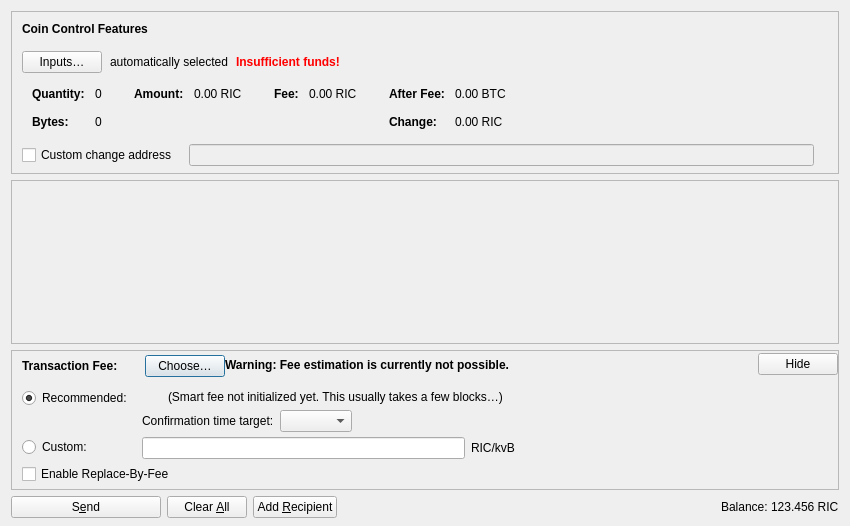
<?xml version="1.0" encoding="UTF-8"?>
<ui version="4.0">
 <class>SendCoinsDialog</class>
 <widget class="QDialog" name="SendCoinsDialog">
  <property name="geometry">
   <rect>
    <x>0</x>
    <y>0</y>
    <width>850</width>
    <height>526</height>
   </rect>
  </property>
  <property name="windowTitle">
   <string>Send Coins</string>
  </property>
  <layout class="QVBoxLayout" name="verticalLayout" stretch="0,1,0,0">
   <property name="bottomMargin">
    <number>8</number>
   </property>
   <item>
    <widget class="QFrame" name="frameCoinControl">
     <property name="sizePolicy">
      <sizepolicy hsizetype="Expanding" vsizetype="Expanding">
       <horstretch>0</horstretch>
       <verstretch>0</verstretch>
      </sizepolicy>
     </property>
     <property name="maximumSize">
      <size>
       <width>16777215</width>
       <height>16777215</height>
      </size>
     </property>
     <property name="frameShape">
      <enum>QFrame::StyledPanel</enum>
     </property>
     <property name="frameShadow">
      <enum>QFrame::Sunken</enum>
     </property>
     <layout class="QVBoxLayout" name="verticalLayoutCoinControl2">
      <property name="spacing">
       <number>0</number>
      </property>
      <property name="leftMargin">
       <number>0</number>
      </property>
      <property name="topMargin">
       <number>0</number>
      </property>
      <property name="rightMargin">
       <number>0</number>
      </property>
      <property name="bottomMargin">
       <number>6</number>
      </property>
      <item>
       <layout class="QVBoxLayout" name="verticalLayoutCoinControl" stretch="0,0,0,0,1">
        <property name="spacing">
         <number>0</number>
        </property>
        <property name="leftMargin">
         <number>10</number>
        </property>
        <property name="topMargin">
         <number>10</number>
        </property>
        <item>
         <layout class="QHBoxLayout" name="horizontalLayoutCoinControl1">
          <property name="bottomMargin">
           <number>15</number>
          </property>
          <item>
           <widget class="QLabel" name="labelCoinControlFeatures">
            <property name="sizePolicy">
             <sizepolicy hsizetype="Preferred" vsizetype="Maximum">
              <horstretch>0</horstretch>
              <verstretch>0</verstretch>
             </sizepolicy>
            </property>
            <property name="font">
             <font>
              <weight>75</weight>
              <bold>true</bold>
             </font>
            </property>
            <property name="styleSheet">
             <string notr="true">font-weight:bold;</string>
            </property>
            <property name="text">
             <string>Coin Control Features</string>
            </property>
           </widget>
          </item>
         </layout>
        </item>
        <item>
         <layout class="QHBoxLayout" name="horizontalLayoutCoinControl2" stretch="0,0,0,0">
          <property name="spacing">
           <number>8</number>
          </property>
          <property name="bottomMargin">
           <number>10</number>
          </property>
          <item>
           <widget class="QPushButton" name="pushButtonCoinControl">
            <property name="styleSheet">
             <string notr="true"/>
            </property>
            <property name="text">
             <string>Inputs…</string>
            </property>
            <property name="autoDefault">
             <bool>false</bool>
            </property>
           </widget>
          </item>
          <item>
           <widget class="QLabel" name="labelCoinControlAutomaticallySelected">
            <property name="text">
             <string>automatically selected</string>
            </property>
            <property name="margin">
             <number>5</number>
            </property>
           </widget>
          </item>
          <item>
           <widget class="QLabel" name="labelCoinControlInsuffFunds">
            <property name="font">
             <font>
              <weight>75</weight>
              <bold>true</bold>
             </font>
            </property>
            <property name="styleSheet">
             <string notr="true">color:red;font-weight:bold;</string>
            </property>
            <property name="text">
             <string>Insufficient funds!</string>
            </property>
            <property name="margin">
             <number>5</number>
            </property>
           </widget>
          </item>
          <item>
           <spacer name="horizontalSpacerCoinControl">
            <property name="orientation">
             <enum>Qt::Horizontal</enum>
            </property>
            <property name="sizeHint" stdset="0">
             <size>
              <width>40</width>
              <height>1</height>
             </size>
            </property>
           </spacer>
          </item>
         </layout>
        </item>
        <item>
         <widget class="QWidget" name="widgetCoinControl" native="true">
          <property name="sizePolicy">
           <sizepolicy hsizetype="Preferred" vsizetype="Preferred">
            <horstretch>0</horstretch>
            <verstretch>0</verstretch>
           </sizepolicy>
          </property>
          <property name="minimumSize">
           <size>
            <width>0</width>
            <height>0</height>
           </size>
          </property>
          <property name="styleSheet">
           <string notr="true"/>
          </property>
          <layout class="QHBoxLayout" name="horizontalLayoutCoinControl5">
           <property name="leftMargin">
            <number>0</number>
           </property>
           <property name="topMargin">
            <number>0</number>
           </property>
           <property name="rightMargin">
            <number>0</number>
           </property>
           <property name="bottomMargin">
            <number>0</number>
           </property>
           <item>
            <layout class="QHBoxLayout" name="horizontalLayoutCoinControl3" stretch="0,0,0,1">
             <property name="spacing">
              <number>20</number>
             </property>
             <property name="topMargin">
              <number>0</number>
             </property>
             <property name="bottomMargin">
              <number>10</number>
             </property>
             <item>
              <layout class="QFormLayout" name="formLayoutCoinControl1">
               <property name="labelAlignment">
                <set>Qt::AlignLeft|Qt::AlignVCenter</set>
               </property>
               <property name="horizontalSpacing">
                <number>10</number>
               </property>
               <property name="verticalSpacing">
                <number>14</number>
               </property>
               <property name="leftMargin">
                <number>10</number>
               </property>
               <property name="topMargin">
                <number>4</number>
               </property>
               <property name="rightMargin">
                <number>6</number>
               </property>
               <item row="0" column="0">
                <widget class="QLabel" name="labelCoinControlQuantityText">
                 <property name="font">
                  <font>
                   <weight>75</weight>
                   <bold>true</bold>
                  </font>
                 </property>
                 <property name="text">
                  <string>Quantity:</string>
                 </property>
                 <property name="margin">
                  <number>0</number>
                 </property>
                </widget>
               </item>
               <item row="0" column="1">
                <widget class="QLabel" name="labelCoinControlQuantity">
                 <property name="cursor">
                  <cursorShape>IBeamCursor</cursorShape>
                 </property>
                 <property name="contextMenuPolicy">
                  <enum>Qt::ActionsContextMenu</enum>
                 </property>
                 <property name="text">
                  <string notr="true">0</string>
                 </property>
                 <property name="margin">
                  <number>0</number>
                 </property>
                 <property name="textInteractionFlags">
                  <set>Qt::LinksAccessibleByMouse|Qt::TextSelectableByKeyboard|Qt::TextSelectableByMouse</set>
                 </property>
                </widget>
               </item>
               <item row="1" column="0">
                <widget class="QLabel" name="labelCoinControlBytesText">
                 <property name="font">
                  <font>
                   <weight>75</weight>
                   <bold>true</bold>
                  </font>
                 </property>
                 <property name="text">
                  <string>Bytes:</string>
                 </property>
                </widget>
               </item>
               <item row="1" column="1">
                <widget class="QLabel" name="labelCoinControlBytes">
                 <property name="cursor">
                  <cursorShape>IBeamCursor</cursorShape>
                 </property>
                 <property name="contextMenuPolicy">
                  <enum>Qt::ActionsContextMenu</enum>
                 </property>
                 <property name="text">
                  <string notr="true">0</string>
                 </property>
                 <property name="textInteractionFlags">
                  <set>Qt::LinksAccessibleByMouse|Qt::TextSelectableByKeyboard|Qt::TextSelectableByMouse</set>
                 </property>
                </widget>
               </item>
              </layout>
             </item>
             <item>
              <layout class="QFormLayout" name="formLayoutCoinControl2">
               <property name="horizontalSpacing">
                <number>10</number>
               </property>
               <property name="verticalSpacing">
                <number>14</number>
               </property>
               <property name="leftMargin">
                <number>6</number>
               </property>
               <property name="topMargin">
                <number>4</number>
               </property>
               <property name="rightMargin">
                <number>6</number>
               </property>
               <item row="0" column="0">
                <widget class="QLabel" name="labelCoinControlAmountText">
                 <property name="font">
                  <font>
                   <weight>75</weight>
                   <bold>true</bold>
                  </font>
                 </property>
                 <property name="text">
                  <string>Amount:</string>
                 </property>
                 <property name="margin">
                  <number>0</number>
                 </property>
                </widget>
               </item>
               <item row="0" column="1">
                <widget class="QLabel" name="labelCoinControlAmount">
                 <property name="cursor">
                  <cursorShape>IBeamCursor</cursorShape>
                 </property>
                 <property name="contextMenuPolicy">
                  <enum>Qt::ActionsContextMenu</enum>
                 </property>
                 <property name="text">
                  <string notr="true">0.00 RIC</string>
                 </property>
                 <property name="textInteractionFlags">
                  <set>Qt::LinksAccessibleByMouse|Qt::TextSelectableByKeyboard|Qt::TextSelectableByMouse</set>
                 </property>
                </widget>
               </item>
              </layout>
             </item>
             <item>
              <layout class="QFormLayout" name="formLayoutCoinControl3">
               <property name="horizontalSpacing">
                <number>10</number>
               </property>
               <property name="verticalSpacing">
                <number>14</number>
               </property>
               <property name="leftMargin">
                <number>6</number>
               </property>
               <property name="topMargin">
                <number>4</number>
               </property>
               <property name="rightMargin">
                <number>6</number>
               </property>
               <item row="0" column="0">
                <widget class="QLabel" name="labelCoinControlFeeText">
                 <property name="font">
                  <font>
                   <weight>75</weight>
                   <bold>true</bold>
                  </font>
                 </property>
                 <property name="text">
                  <string>Fee:</string>
                 </property>
                 <property name="margin">
                  <number>0</number>
                 </property>
                </widget>
               </item>
               <item row="0" column="1">
                <widget class="QLabel" name="labelCoinControlFee">
                 <property name="cursor">
                  <cursorShape>IBeamCursor</cursorShape>
                 </property>
                 <property name="contextMenuPolicy">
                  <enum>Qt::ActionsContextMenu</enum>
                 </property>
                 <property name="text">
                  <string notr="true">0.00 RIC</string>
                 </property>
                 <property name="textInteractionFlags">
                  <set>Qt::LinksAccessibleByMouse|Qt::TextSelectableByKeyboard|Qt::TextSelectableByMouse</set>
                 </property>
                </widget>
               </item>
              </layout>
             </item>
             <item>
              <layout class="QFormLayout" name="formLayoutCoinControl4">
               <property name="labelAlignment">
                <set>Qt::AlignLeft|Qt::AlignVCenter</set>
               </property>
               <property name="horizontalSpacing">
                <number>10</number>
               </property>
               <property name="verticalSpacing">
                <number>14</number>
               </property>
               <property name="leftMargin">
                <number>6</number>
               </property>
               <property name="topMargin">
                <number>4</number>
               </property>
               <property name="rightMargin">
                <number>6</number>
               </property>
               <item row="0" column="0">
                <widget class="QLabel" name="labelCoinControlAfterFeeText">
                 <property name="font">
                  <font>
                   <weight>75</weight>
                   <bold>true</bold>
                  </font>
                 </property>
                 <property name="text">
                  <string>After Fee:</string>
                 </property>
                 <property name="margin">
                  <number>0</number>
                 </property>
                </widget>
               </item>
               <item row="0" column="1">
                <widget class="QLabel" name="labelCoinControlAfterFee">
                 <property name="cursor">
                  <cursorShape>IBeamCursor</cursorShape>
                 </property>
                 <property name="contextMenuPolicy">
                  <enum>Qt::ActionsContextMenu</enum>
                 </property>
                 <property name="text">
                  <string notr="true">0.00 BTC</string>
                 </property>
                 <property name="textInteractionFlags">
                  <set>Qt::LinksAccessibleByMouse|Qt::TextSelectableByKeyboard|Qt::TextSelectableByMouse</set>
                 </property>
                </widget>
               </item>
               <item row="1" column="0">
                <widget class="QLabel" name="labelCoinControlChangeText">
                 <property name="font">
                  <font>
                   <weight>75</weight>
                   <bold>true</bold>
                  </font>
                 </property>
                 <property name="text">
                  <string>Change:</string>
                 </property>
                </widget>
               </item>
               <item row="1" column="1">
                <widget class="QLabel" name="labelCoinControlChange">
                 <property name="cursor">
                  <cursorShape>IBeamCursor</cursorShape>
                 </property>
                 <property name="contextMenuPolicy">
                  <enum>Qt::ActionsContextMenu</enum>
                 </property>
                 <property name="text">
                  <string notr="true">0.00 RIC</string>
                 </property>
                 <property name="textInteractionFlags">
                  <set>Qt::LinksAccessibleByMouse|Qt::TextSelectableByKeyboard|Qt::TextSelectableByMouse</set>
                 </property>
                </widget>
               </item>
              </layout>
             </item>
            </layout>
           </item>
          </layout>
         </widget>
        </item>
        <item>
         <layout class="QHBoxLayout" name="horizontalLayoutCoinControl4" stretch="0,0,0">
          <property name="spacing">
           <number>12</number>
          </property>
          <property name="sizeConstraint">
           <enum>QLayout::SetDefaultConstraint</enum>
          </property>
          <property name="topMargin">
           <number>5</number>
          </property>
          <property name="rightMargin">
           <number>5</number>
          </property>
          <item>
           <widget class="QCheckBox" name="checkBoxCoinControlChange">
            <property name="toolTip">
             <string>If this is activated, but the change address is empty or invalid, change will be sent to a newly generated address.</string>
            </property>
            <property name="text">
             <string>Custom change address</string>
            </property>
           </widget>
          </item>
          <item>
           <widget class="QValidatedLineEdit" name="lineEditCoinControlChange">
            <property name="enabled">
             <bool>false</bool>
            </property>
            <property name="sizePolicy">
             <sizepolicy hsizetype="Expanding" vsizetype="Fixed">
              <horstretch>0</horstretch>
              <verstretch>0</verstretch>
             </sizepolicy>
            </property>
           </widget>
          </item>
          <item>
           <widget class="QLabel" name="labelCoinControlChangeLabel">
            <property name="sizePolicy">
             <sizepolicy hsizetype="Preferred" vsizetype="Expanding">
              <horstretch>0</horstretch>
              <verstretch>0</verstretch>
             </sizepolicy>
            </property>
            <property name="minimumSize">
             <size>
              <width>0</width>
              <height>0</height>
             </size>
            </property>
            <property name="text">
             <string/>
            </property>
            <property name="margin">
             <number>3</number>
            </property>
           </widget>
          </item>
         </layout>
        </item>
        <item>
         <spacer name="verticalSpacerCoinControl">
          <property name="orientation">
           <enum>Qt::Vertical</enum>
          </property>
          <property name="sizeHint" stdset="0">
           <size>
            <width>800</width>
            <height>1</height>
           </size>
          </property>
         </spacer>
        </item>
       </layout>
      </item>
     </layout>
    </widget>
   </item>
   <item>
    <widget class="QScrollArea" name="scrollArea">
     <property name="widgetResizable">
      <bool>true</bool>
     </property>
     <widget class="QWidget" name="scrollAreaWidgetContents">
      <property name="geometry">
       <rect>
        <x>0</x>
        <y>0</y>
        <width>830</width>
        <height>104</height>
       </rect>
      </property>
      <layout class="QVBoxLayout" name="verticalLayout_2" stretch="0,1">
       <property name="leftMargin">
        <number>0</number>
       </property>
       <property name="topMargin">
        <number>0</number>
       </property>
       <property name="rightMargin">
        <number>0</number>
       </property>
       <property name="bottomMargin">
        <number>0</number>
       </property>
       <item>
        <layout class="QVBoxLayout" name="entries">
         <property name="spacing">
          <number>6</number>
         </property>
        </layout>
       </item>
       <item>
        <spacer name="verticalSpacer">
         <property name="orientation">
          <enum>Qt::Vertical</enum>
         </property>
         <property name="sizeHint" stdset="0">
          <size>
           <width>20</width>
           <height>40</height>
          </size>
         </property>
        </spacer>
       </item>
      </layout>
     </widget>
    </widget>
   </item>
   <item>
    <widget class="QFrame" name="frameFee">
     <property name="sizePolicy">
      <sizepolicy hsizetype="Expanding" vsizetype="Expanding">
       <horstretch>0</horstretch>
       <verstretch>0</verstretch>
      </sizepolicy>
     </property>
     <property name="maximumSize">
      <size>
       <width>16777215</width>
       <height>16777215</height>
      </size>
     </property>
     <property name="frameShape">
      <enum>QFrame::StyledPanel</enum>
     </property>
     <property name="frameShadow">
      <enum>QFrame::Sunken</enum>
     </property>
     <layout class="QVBoxLayout" name="verticalLayoutFee1">
      <property name="spacing">
       <number>0</number>
      </property>
      <property name="leftMargin">
       <number>0</number>
      </property>
      <property name="topMargin">
       <number>0</number>
      </property>
      <property name="rightMargin">
       <number>0</number>
      </property>
      <property name="bottomMargin">
       <number>0</number>
      </property>
      <item>
       <layout class="QVBoxLayout" name="verticalLayoutFee2" stretch="0,0,0">
        <property name="spacing">
         <number>0</number>
        </property>
        <property name="leftMargin">
         <number>10</number>
        </property>
        <property name="topMargin">
         <number>0</number>
        </property>
        <item>
         <layout class="QHBoxLayout" name="horizontalLayoutFee1">
          <property name="bottomMargin">
           <number>0</number>
          </property>
          <item>
           <layout class="QVBoxLayout" name="verticalLayoutFee7">
            <property name="spacing">
             <number>0</number>
            </property>
            <item>
             <spacer name="verticalSpacerSmartFee">
              <property name="orientation">
               <enum>Qt::Vertical</enum>
              </property>
              <property name="sizeType">
               <enum>QSizePolicy::Fixed</enum>
              </property>
              <property name="sizeHint" stdset="0">
               <size>
                <width>1</width>
                <height>4</height>
               </size>
              </property>
             </spacer>
            </item>
            <item>
             <layout class="QHBoxLayout" name="horizontalLayoutSmartFee">
              <property name="spacing">
               <number>10</number>
              </property>
              <item>
               <widget class="QLabel" name="labelFeeHeadline">
                <property name="sizePolicy">
                 <sizepolicy hsizetype="Preferred" vsizetype="Maximum">
                  <horstretch>0</horstretch>
                  <verstretch>0</verstretch>
                 </sizepolicy>
                </property>
                <property name="font">
                 <font>
                  <weight>75</weight>
                  <bold>true</bold>
                 </font>
                </property>
                <property name="styleSheet">
                 <string notr="true">font-weight:bold;</string>
                </property>
                <property name="text">
                 <string>Transaction Fee:</string>
                </property>
               </widget>
              </item>
              <item>
               <widget class="QLabel" name="labelFeeMinimized">
                <property name="text">
                 <string/>
                </property>
               </widget>
              </item>
              <item>
               <widget class="QPushButton" name="buttonChooseFee">
                <property name="text">
                 <string>Choose…</string>
                </property>
               </widget>
              </item>
             </layout>
            </item>
            <item>
             <spacer name="verticalSpacer_5">
              <property name="orientation">
               <enum>Qt::Vertical</enum>
              </property>
              <property name="sizeHint" stdset="0">
               <size>
                <width>1</width>
                <height>1</height>
               </size>
              </property>
             </spacer>
            </item>
           </layout>
          </item>
          <item>
           <widget class="QLabel" name="fallbackFeeWarningLabel">
            <property name="toolTip">
             <string>Using the fallbackfee can result in sending a transaction that will take several hours or days (or never) to confirm. Consider choosing your fee manually or wait until you have validated the complete chain.</string>
            </property>
            <property name="font">
            <font>
                <weight>75</weight>
                <bold>true</bold>
            </font>
            </property>
            <property name="text">
             <string>Warning: Fee estimation is currently not possible.</string>
            </property>
            <property name="wordWrap">
             <bool>false</bool>
            </property>
           </widget>
          </item>
          <item>
           <spacer name="horizontalSpacer_4">
            <property name="orientation">
             <enum>Qt::Horizontal</enum>
            </property>
            <property name="sizeType">
             <enum>QSizePolicy::MinimumExpanding</enum>
            </property>
            <property name="sizeHint" stdset="0">
             <size>
              <width>40</width>
              <height>20</height>
             </size>
            </property>
           </spacer>
          </item>
          <item>
           <widget class="QPushButton" name="buttonMinimizeFee">
            <property name="toolTip">
             <string>Hide transaction fee settings</string>
            </property>
            <property name="text">
             <string>Hide</string>
            </property>
           </widget>
          </item>
         </layout>
        </item>
        <item>
         <widget class="QFrame" name="frameFeeSelection">
          <layout class="QVBoxLayout" name="verticalLayoutFee12">
           <property name="spacing">
            <number>0</number>
           </property>
           <property name="leftMargin">
            <number>0</number>
           </property>
           <property name="topMargin">
            <number>0</number>
           </property>
           <property name="rightMargin">
            <number>0</number>
           </property>
           <property name="bottomMargin">
            <number>0</number>
           </property>
           <item>
            <layout class="QGridLayout" name="gridLayoutFee">
             <property name="topMargin">
              <number>10</number>
             </property>
             <property name="bottomMargin">
              <number>4</number>
             </property>
             <property name="horizontalSpacing">
              <number>10</number>
             </property>
             <property name="verticalSpacing">
              <number>4</number>
             </property>
             <item row="1" column="1">
              <layout class="QVBoxLayout" name="verticalLayoutFee8">
               <property name="spacing">
                <number>6</number>
               </property>
               <item>
                <layout class="QHBoxLayout" name="horizontalLayoutFee13">
                 <item>
                  <widget class="FreycoinAmountField" name="customFee"/>
                 </item>
                 <item>
                  <widget class="QLabel" name="labelCustomPerKilobyte">
                   <property name="toolTip">
                    <string>Specify a custom fee per kB (1,000 bytes) of the transaction's virtual size.

Note:  Since the fee is calculated on a per-byte basis, a fee rate of "100 riemanns per kvB" for a transaction size of 500 virtual bytes (half of 1 kvB) would ultimately yield a fee of only 50 riemanns.</string>
                   </property>
                   <property name="text">
                    <string>RIC/kvB</string>
                   </property>
                  </widget>
                 </item>
                 <item>
                  <spacer name="horizontalSpacer_6">
                   <property name="orientation">
                    <enum>Qt::Horizontal</enum>
                   </property>
                   <property name="sizeHint" stdset="0">
                    <size>
                     <width>1</width>
                     <height>1</height>
                    </size>
                   </property>
                  </spacer>
                 </item>
                </layout>
               </item>
               <item>
                <layout class="QHBoxLayout" name="horizontalLayoutFee8">
                 <item>
                  <spacer name="horizontalSpacer_2">
                   <property name="orientation">
                    <enum>Qt::Horizontal</enum>
                   </property>
                   <property name="sizeHint" stdset="0">
                    <size>
                     <width>1</width>
                     <height>1</height>
                    </size>
                   </property>
                  </spacer>
                 </item>
                </layout>
               </item>
              </layout>
             </item>
             <item row="0" column="0">
              <layout class="QVBoxLayout" name="verticalLayoutFee4" stretch="0,1">
               <item>
                <widget class="QRadioButton" name="radioSmartFee">
                 <property name="text">
                  <string>Recommended:</string>
                 </property>
                 <property name="checked">
                  <bool>true</bool>
                 </property>
                 <attribute name="buttonGroup">
                  <string notr="true">groupFee</string>
                 </attribute>
                </widget>
               </item>
               <item>
                <spacer name="verticalSpacer_2">
                 <property name="orientation">
                  <enum>Qt::Vertical</enum>
                 </property>
                 <property name="sizeHint" stdset="0">
                  <size>
                   <width>1</width>
                   <height>1</height>
                  </size>
                 </property>
                </spacer>
               </item>
              </layout>
             </item>
             <item row="1" column="0">
              <layout class="QVBoxLayout" name="verticalLayoutFee9" stretch="0,1">
               <item>
                <widget class="QRadioButton" name="radioCustomFee">
                 <property name="text">
                  <string>Custom:</string>
                 </property>
                 <attribute name="buttonGroup">
                  <string notr="true">groupFee</string>
                 </attribute>
                </widget>
               </item>
               <item>
                <spacer name="verticalSpacer_6">
                 <property name="orientation">
                  <enum>Qt::Vertical</enum>
                 </property>
                 <property name="sizeHint" stdset="0">
                  <size>
                   <width>1</width>
                   <height>1</height>
                  </size>
                 </property>
                </spacer>
               </item>
              </layout>
             </item>
             <item row="0" column="1">
              <layout class="QVBoxLayout" name="verticalLayoutFee3" stretch="0,0,1">
               <property name="spacing">
                <number>6</number>
               </property>
               <property name="topMargin">
                <number>2</number>
               </property>
               <item>
                <layout class="QHBoxLayout" name="horizontalLayoutFee12">
                 <item>
                  <widget class="QLabel" name="labelSmartFee">
                   <property name="text">
                    <string/>
                   </property>
                  </widget>
                 </item>
                 <item>
                  <widget class="QLabel" name="labelFeeEstimation">
                   <property name="text">
                    <string/>
                   </property>
                  </widget>
                 </item>
                 <item>
                  <widget class="QLabel" name="labelSmartFee2">
                   <property name="text">
                    <string>(Smart fee not initialized yet. This usually takes a few blocks…)</string>
                   </property>
                  </widget>
                 </item>
                 <item>
                  <spacer name="horizontalSpacer_5">
                   <property name="orientation">
                    <enum>Qt::Horizontal</enum>
                   </property>
                   <property name="sizeHint" stdset="0">
                    <size>
                     <width>1</width>
                     <height>1</height>
                    </size>
                   </property>
                  </spacer>
                 </item>
                </layout>
               </item>
               <item>
                <layout class="QHBoxLayout" name="horizontalLayoutFee9">
                 <item>
                  <layout class="QVBoxLayout" name="verticalLayoutFee6">
                   <item>
                    <widget class="QLabel" name="labelSmartFee3">
                     <property name="text">
                      <string>Confirmation time target:</string>
                     </property>
                    </widget>
                   </item>
                  </layout>
                 </item>
                 <item>
                  <layout class="QVBoxLayout" name="verticalLayoutFee5">
                   <property name="rightMargin">
                    <number>30</number>
                   </property>
                   <item>
                    <layout class="QHBoxLayout" name="horizontalLayoutConfTarget">
                     <property name="bottomMargin">
                      <number>0</number>
                     </property>
                     <item>
                      <widget class="QComboBox" name="confTargetSelector"/>
                     </item>
                     <item>
                      <spacer name="horizontalSpacerConfTarget">
                       <property name="orientation">
                        <enum>Qt::Horizontal</enum>
                       </property>
                       <property name="sizeHint" stdset="0">
                        <size>
                         <width>40</width>
                         <height>20</height>
                        </size>
                       </property>
                      </spacer>
                     </item>
                    </layout>
                   </item>
                  </layout>
                 </item>
                </layout>
               </item>
               <item>
                <spacer name="verticalSpacer_4">
                 <property name="orientation">
                  <enum>Qt::Vertical</enum>
                 </property>
                 <property name="sizeHint" stdset="0">
                  <size>
                   <width>1</width>
                   <height>1</height>
                  </size>
                 </property>
                </spacer>
               </item>
              </layout>
             </item>
            </layout>
           </item>
           <item>
            <widget class="QCheckBox" name="optInRBF">
             <property name="text">
              <string>Enable Replace-By-Fee</string>
             </property>
             <property name="toolTip">
              <string>With Replace-By-Fee (BIP-125) you can increase a transaction's fee after it is sent. Without this, a higher fee may be recommended to compensate for increased transaction delay risk.</string>
             </property>
            </widget>
           </item>
          </layout>
         </widget>
        </item>
        <item>
         <spacer name="verticalSpacerFee">
          <property name="orientation">
           <enum>Qt::Vertical</enum>
          </property>
          <property name="sizeHint" stdset="0">
           <size>
            <width>40</width>
            <height>5</height>
           </size>
          </property>
         </spacer>
        </item>
       </layout>
      </item>
     </layout>
    </widget>
   </item>
   <item>
    <layout class="QHBoxLayout" name="horizontalLayout">
     <item>
      <widget class="QPushButton" name="sendButton">
       <property name="minimumSize">
        <size>
         <width>150</width>
         <height>0</height>
        </size>
       </property>
       <property name="toolTip">
        <string>Confirm the send action</string>
       </property>
       <property name="text">
        <string>S&amp;end</string>
       </property>
       <property name="icon">
        <iconset resource="../freycoin.qrc">
         <normaloff>:/icons/send</normaloff>:/icons/send</iconset>
       </property>
       <property name="autoDefault">
        <bool>false</bool>
       </property>
       <property name="default">
        <bool>false</bool>
       </property>
      </widget>
     </item>
     <item>
      <widget class="QPushButton" name="clearButton">
       <property name="sizePolicy">
        <sizepolicy hsizetype="Minimum" vsizetype="Fixed">
         <horstretch>0</horstretch>
         <verstretch>0</verstretch>
        </sizepolicy>
       </property>
       <property name="toolTip">
        <string>Clear all fields of the form.</string>
       </property>
       <property name="text">
        <string>Clear &amp;All</string>
       </property>
       <property name="icon">
        <iconset resource="../freycoin.qrc">
         <normaloff>:/icons/remove</normaloff>:/icons/remove</iconset>
       </property>
       <property name="autoDefault">
        <bool>false</bool>
       </property>
      </widget>
     </item>
     <item>
      <widget class="QPushButton" name="addButton">
       <property name="toolTip">
        <string>Send to multiple recipients at once</string>
       </property>
       <property name="text">
        <string>Add &amp;Recipient</string>
       </property>
       <property name="icon">
        <iconset resource="../freycoin.qrc">
         <normaloff>:/icons/add</normaloff>:/icons/add</iconset>
       </property>
       <property name="autoDefault">
        <bool>false</bool>
       </property>
      </widget>
     </item>
     <item>
      <spacer name="horizontalSpacer">
       <property name="orientation">
        <enum>Qt::Horizontal</enum>
       </property>
       <property name="sizeHint" stdset="0">
        <size>
         <width>40</width>
         <height>20</height>
        </size>
       </property>
      </spacer>
     </item>
     <item>
      <layout class="QHBoxLayout" name="horizontalLayout_2">
       <property name="spacing">
        <number>3</number>
       </property>
       <item>
        <widget class="QLabel" name="labelBalanceName">
         <property name="sizePolicy">
          <sizepolicy hsizetype="Preferred" vsizetype="Fixed">
           <horstretch>0</horstretch>
           <verstretch>0</verstretch>
          </sizepolicy>
         </property>
         <property name="text">
          <string>Balance:</string>
         </property>
        </widget>
       </item>
       <item>
        <widget class="QLabel" name="labelBalance">
         <property name="sizePolicy">
          <sizepolicy hsizetype="Preferred" vsizetype="Fixed">
           <horstretch>0</horstretch>
           <verstretch>0</verstretch>
          </sizepolicy>
         </property>
         <property name="cursor">
          <cursorShape>IBeamCursor</cursorShape>
         </property>
         <property name="text">
          <string notr="true">123.456 RIC</string>
         </property>
         <property name="textInteractionFlags">
          <set>Qt::LinksAccessibleByMouse|Qt::TextSelectableByKeyboard|Qt::TextSelectableByMouse</set>
         </property>
        </widget>
       </item>
      </layout>
     </item>
    </layout>
   </item>
  </layout>
 </widget>
 <customwidgets>
  <customwidget>
   <class>QValidatedLineEdit</class>
   <extends>QLineEdit</extends>
   <header>qt/qvalidatedlineedit.h</header>
  </customwidget>
  <customwidget>
   <class>FreycoinAmountField</class>
   <extends>QLineEdit</extends>
   <header>qt/freycoinamountfield.h</header>
   <container>1</container>
  </customwidget>
 </customwidgets>
 <resources>
  <include location="../freycoin.qrc"/>
 </resources>
 <connections/>
 <buttongroups>
  <buttongroup name="groupFee"/>
 </buttongroups>
</ui>
